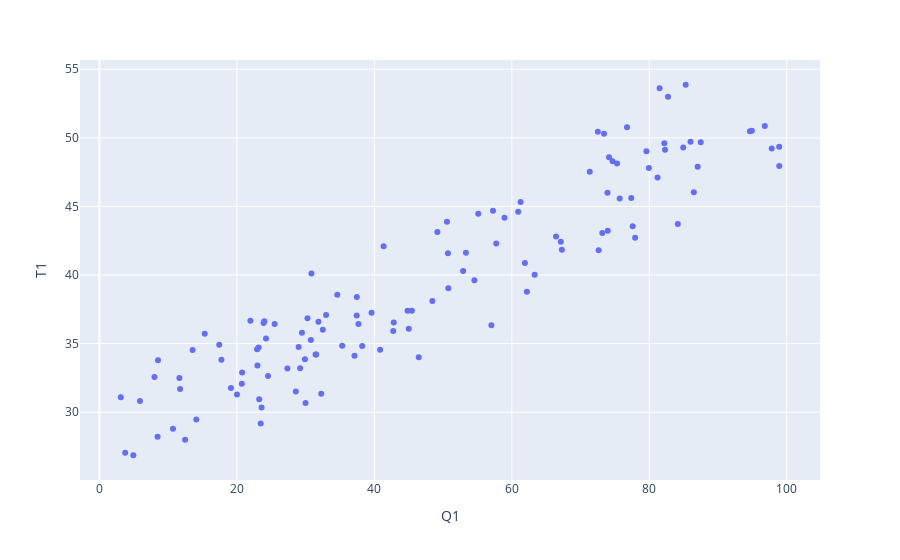

Notebook code for this chart:
### Markdown cell above
***
## Plotty
***

Packages such as **plotly** and **bokeh** render interactive plots with HTML and JavaScript. Plotly Express is a high-level and easy-to-use interface to Plotly.

### Code cell
import plotly.express as px
fig = px.scatter(data, x="Q1", y="T1")
fig.show()
